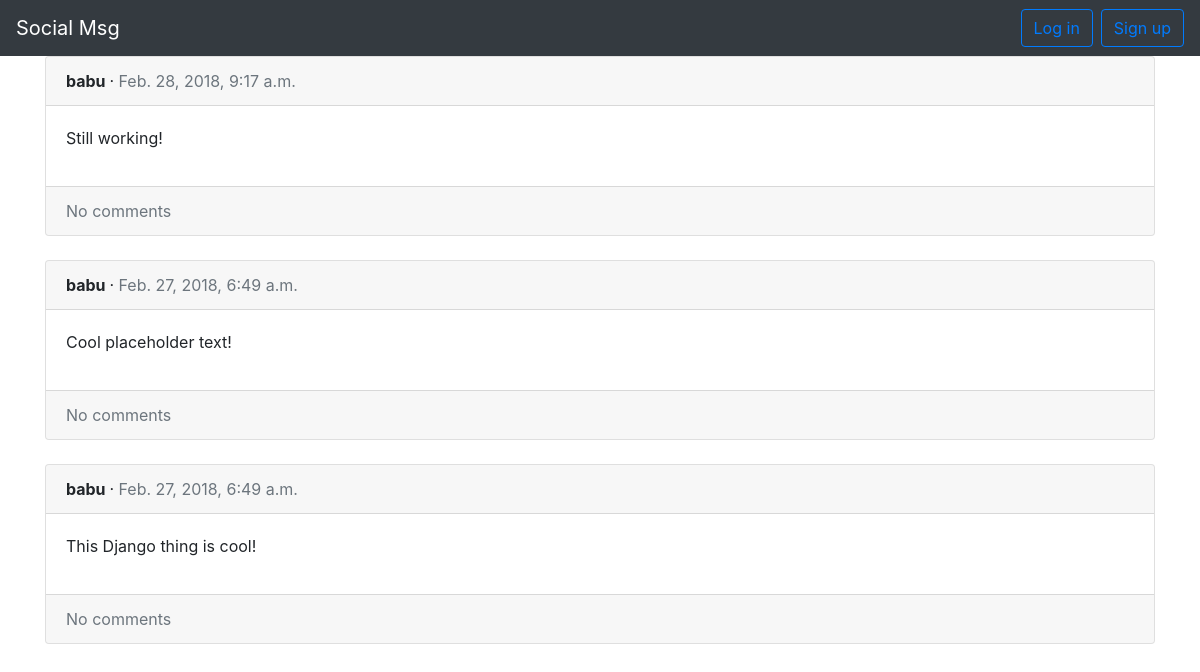
/posts/, run on an earlier commit of the app's database.
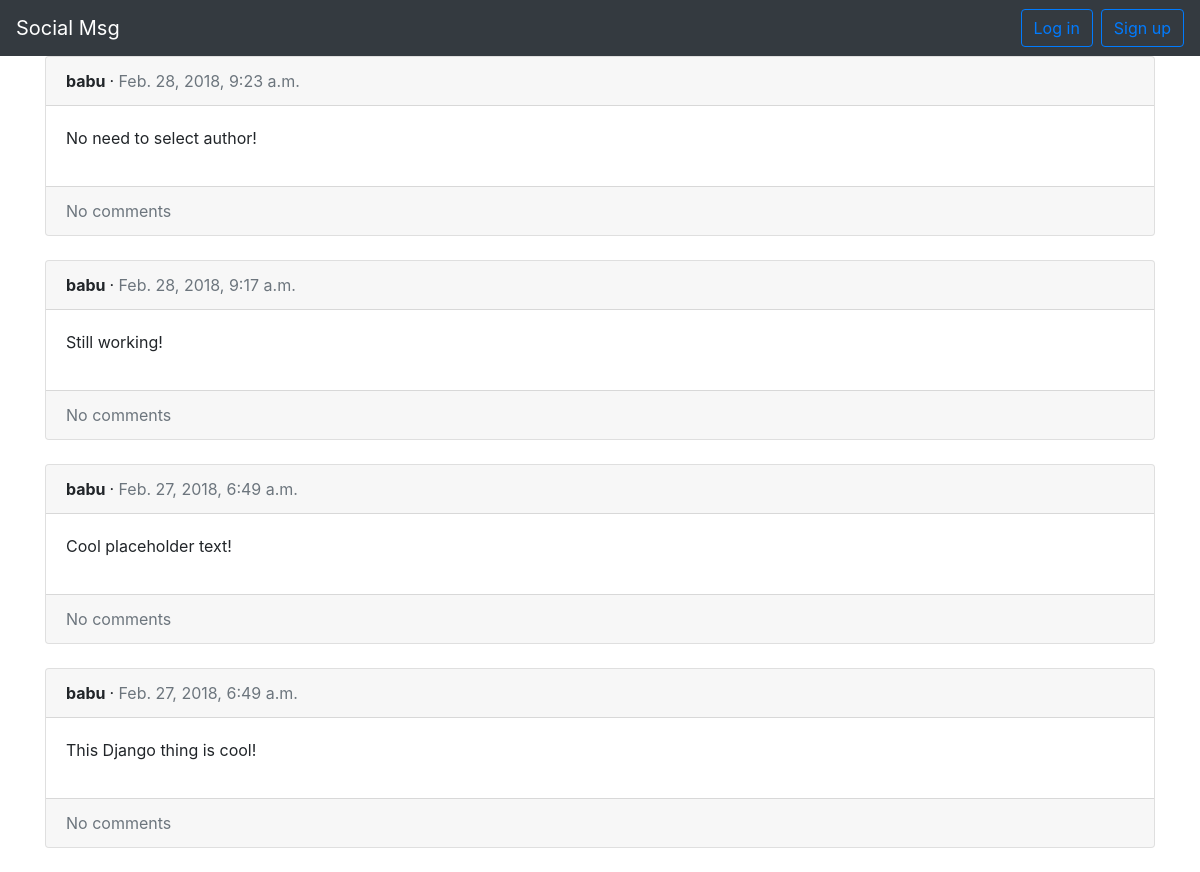
And on a later commit of the database.
### posts/models.py (models this page shows, shortened)
class Post(models.Model):
    message = models.CharField(max_length=280)
    date = models.DateTimeField(auto_now_add=True)
    author = models.ForeignKey(
        settings.AUTH_USER_MODEL,
        on_delete=models.CASCADE,
    )

### users/models.py (models this page shows)
class CustomUser(AbstractUser):
    objects = CustomUserManager()

### posts/views.py (the view)
# urls.py: path('', views.PostListView.as_view(), name='post_list'),
class PostListView(ListView):
    model = models.Post
    template_name = 'post_list.html'
    def get_queryset(self):
        return models.Post.objects.order_by('-date')

### templates/post_list.html (shortened to what this page needs)
{% extends 'base.html' %}
{% block content %}
    {% for post in object_list %}
        <div class="card">
            <div class="card-header">
                <span class="font-weight-bold">
                    {{ post.author }}
                </span>
                &middot;
                <span class="text-muted">
                    {{ post.date }}
                </span>
            </div>
            <div class="card-body">
                <p>{{ post.message }}</p>
            </div>
            <div class="card-footer">
                {% for comment in post.comment_set.all %}
                    <p>
                        <span class="font-weight-bold">{{ comment.author }} &middot;</span>
                        {{ comment }}
                    </p>
                {% empty %}
                    <span class="text-muted">No comments</span>
                {% endfor %}
            </div>
        </div>
        <br />
    {% endfor %}
{% endblock %}

What changed in the data, as far as the page shows it:
added Post: author "babu", date "Feb. 28, 2018, 9:23 a.m.", message "No need to select author!"
